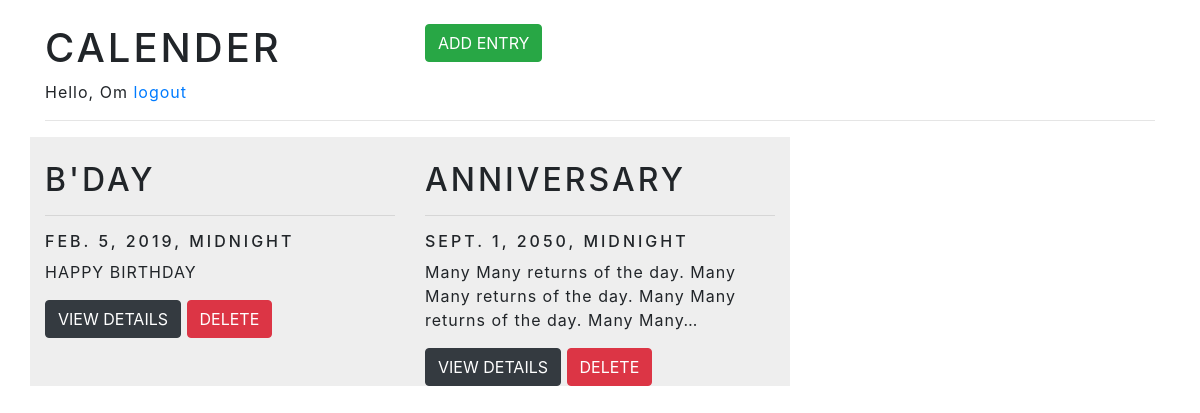
/calender (signed in), run on the app's committed database.
### myapp/models.py (models this page shows, shortened)
class Entry(models.Model):
    name = models.CharField(max_length=100)
    author = models.ForeignKey(User,on_delete=models.CASCADE)
    date = models.DateTimeField()
    description = models.TextField()
    created = models.DateTimeField(auto_now_add=True)

### myapp/views.py (the view)
# urls.py: path('calender',views.calender,name='calender'),
@login_required
def calender(request):
    entries = Entry.objects.filter(author=request.user)
    return render(request,'myapp/calender.html',{"entries":entries})

### myapp/templates/myapp/calender.html
{% extends "myapp/base.html" %}
{% block content %}
<div class="container">
    <br>
    <div class="row">
   <div class="col-lg-4">
        <h1>Calender</h1>
        {% if request.user.is_authenticated %}
        <span>Hello, {{request.user.username}}</span>
        <a href="/logout">logout</a>
        {% endif %}
   </div>
   <div class="col-lg-4">
        <button onclick="window.location='{% url 'add' %}'" class="btn btn-success">Add Entry</button>
   </div>
    </div>
    <hr>
<div class="row">
    {% for entry in entries %}
   {% include 'myapp/_calender_entry.html' %}
   {% endfor %}
</div>
</div>
{% endblock %}

### myapp/templates/myapp/_calender_entry.html
<div class="calender_entry col-lg-4">
        <br>
   <h2>{{entry.name}}</h2>
   <hr>
   <h6>{{entry.date}}</h6>
   <p>{{entry.description|truncatechars:100}}</p>
   <button onclick="window.location='{% url 'details' pk=entry.id %}'" class="btn btn-dark">View Details</button>
   <button data-id="{{entry.id}}" onclick="deleteCalenderEntry(this)" class="btn btn-danger">Delete</button>
    </div>

### myapp/static/myapp/css/style.css (style rules this page uses)
.calender_entry { background-color:#eee; }
body,html { width: 100%; display: grid; }

### data on the page
Entry: name "B'DAY", date "FEB. 5, 2019, MIDNIGHT", description "HAPPY BIRTHDAY"
Entry: name "ANNIVERSARY", date "SEPT. 1, 2050, MIDNIGHT", description "Many Many returns of the day. Many Many returns of the day. Many Many returns of the day. Many Many…"

### other printed values
{{ request.user.username }} "Om"
